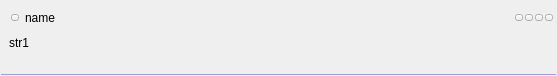
<?xml version="1.0" encoding="UTF-8"?>
<ui version="4.0">
 <class>TreeElement_Epg_No</class>
 <widget class="QWidget" name="TreeElement_Epg_No">
  <property name="geometry">
   <rect>
    <x>0</x>
    <y>0</y>
    <width>557</width>
    <height>76</height>
   </rect>
  </property>
  <property name="sizePolicy">
   <sizepolicy hsizetype="Expanding" vsizetype="Minimum">
    <horstretch>0</horstretch>
    <verstretch>0</verstretch>
   </sizepolicy>
  </property>
  <property name="contextMenuPolicy">
   <enum>Qt::NoContextMenu</enum>
  </property>
  <property name="windowTitle">
   <string notr="true"/>
  </property>
  <layout class="QGridLayout" name="gridLayout">
   <property name="leftMargin">
    <number>0</number>
   </property>
   <property name="topMargin">
    <number>0</number>
   </property>
   <property name="rightMargin">
    <number>0</number>
   </property>
   <property name="bottomMargin">
    <number>0</number>
   </property>
   <property name="spacing">
    <number>0</number>
   </property>
   <item row="0" column="0">
    <layout class="QHBoxLayout" name="horizontalLayout_4">
     <property name="spacing">
      <number>0</number>
     </property>
     <property name="topMargin">
      <number>2</number>
     </property>
     <property name="rightMargin">
      <number>4</number>
     </property>
     <property name="bottomMargin">
      <number>2</number>
     </property>
     <item>
      <spacer name="horizontalSpacer">
       <property name="orientation">
        <enum>Qt::Horizontal</enum>
       </property>
       <property name="sizeType">
        <enum>QSizePolicy::Fixed</enum>
       </property>
       <property name="sizeHint" stdset="0">
        <size>
         <width>3</width>
         <height>20</height>
        </size>
       </property>
      </spacer>
     </item>
     <item alignment="Qt::AlignVCenter">
      <widget class="CLogoView" name="m_Logo" native="true">
       <property name="sizePolicy">
        <sizepolicy hsizetype="Preferred" vsizetype="Expanding">
         <horstretch>0</horstretch>
         <verstretch>0</verstretch>
        </sizepolicy>
       </property>
       <property name="contextMenuPolicy">
        <enum>Qt::NoContextMenu</enum>
       </property>
      </widget>
     </item>
    </layout>
   </item>
   <item row="2" column="0" colspan="2">
    <widget class="Line" name="line">
     <property name="sizePolicy">
      <sizepolicy hsizetype="Expanding" vsizetype="Fixed">
       <horstretch>0</horstretch>
       <verstretch>0</verstretch>
      </sizepolicy>
     </property>
     <property name="minimumSize">
      <size>
       <width>0</width>
       <height>1</height>
      </size>
     </property>
     <property name="contextMenuPolicy">
      <enum>Qt::NoContextMenu</enum>
     </property>
     <property name="autoFillBackground">
      <bool>false</bool>
     </property>
     <property name="styleSheet">
      <string notr="true">QFrame {
    border:0px;
padding: 0px;
margin: 1px;
background-color:rgba(158, 158, 220,255);
}</string>
     </property>
     <property name="frameShadow">
      <enum>QFrame::Plain</enum>
     </property>
     <property name="lineWidth">
      <number>1</number>
     </property>
     <property name="midLineWidth">
      <number>0</number>
     </property>
     <property name="orientation">
      <enum>Qt::Horizontal</enum>
     </property>
    </widget>
   </item>
   <item row="0" column="1">
    <widget class="QWidget" name="m_Cursor" native="true">
     <property name="sizePolicy">
      <sizepolicy hsizetype="Expanding" vsizetype="Expanding">
       <horstretch>0</horstretch>
       <verstretch>0</verstretch>
      </sizepolicy>
     </property>
     <layout class="QVBoxLayout" name="verticalLayout">
      <property name="spacing">
       <number>0</number>
      </property>
      <property name="leftMargin">
       <number>2</number>
      </property>
      <property name="topMargin">
       <number>0</number>
      </property>
      <property name="rightMargin">
       <number>2</number>
      </property>
      <property name="bottomMargin">
       <number>1</number>
      </property>
      <item>
       <layout class="QHBoxLayout" name="horizontalLayout_Str1">
        <property name="spacing">
         <number>6</number>
        </property>
        <property name="sizeConstraint">
         <enum>QLayout::SetDefaultConstraint</enum>
        </property>
        <property name="leftMargin">
         <number>2</number>
        </property>
        <item>
         <widget class="CSkinButton" name="m_FavButton">
          <property name="sizePolicy">
           <sizepolicy hsizetype="Fixed" vsizetype="Fixed">
            <horstretch>0</horstretch>
            <verstretch>0</verstretch>
           </sizepolicy>
          </property>
          <property name="focusPolicy">
           <enum>Qt::NoFocus</enum>
          </property>
          <property name="text">
           <string notr="true"/>
          </property>
          <property name="iconSize">
           <size>
            <width>0</width>
            <height>0</height>
           </size>
          </property>
          <property name="checkable">
           <bool>true</bool>
          </property>
          <property name="checked">
           <bool>false</bool>
          </property>
          <property name="skinImage" stdset="0">
           <stringlist notr="true">
            <string>src=&quot;img\tree\star-off.png&quot; statecount=&quot;1&quot; duration=&quot;0&quot; autoScale=&quot;0&quot;</string>
            <string>checked=&quot;1&quot; src=&quot;img\tree\star-on.png&quot; statecount=&quot;1&quot; duration=&quot;0&quot; autoScale=&quot;0&quot;</string>
           </stringlist>
          </property>
         </widget>
        </item>
        <item>
         <widget class="CSkinOneLineText" name="m_Name">
          <property name="sizePolicy">
           <sizepolicy hsizetype="Expanding" vsizetype="Expanding">
            <horstretch>0</horstretch>
            <verstretch>0</verstretch>
           </sizepolicy>
          </property>
          <property name="text">
           <string>name</string>
          </property>
          <property name="addheight" stdset="0">
           <number>2</number>
          </property>
         </widget>
        </item>
        <item>
         <widget class="QWidget" name="m_ExtButtonContainer" native="true">
          <property name="sizePolicy">
           <sizepolicy hsizetype="Minimum" vsizetype="Expanding">
            <horstretch>0</horstretch>
            <verstretch>0</verstretch>
           </sizepolicy>
          </property>
          <layout class="QHBoxLayout" name="horizontalLayout_5">
           <property name="spacing">
            <number>2</number>
           </property>
           <property name="leftMargin">
            <number>0</number>
           </property>
           <property name="topMargin">
            <number>0</number>
           </property>
           <property name="rightMargin">
            <number>2</number>
           </property>
           <property name="bottomMargin">
            <number>0</number>
           </property>
           <item>
            <widget class="CSkinButton" name="m_ExtButton1">
             <property name="focusPolicy">
              <enum>Qt::NoFocus</enum>
             </property>
             <property name="text">
              <string notr="true"/>
             </property>
             <property name="iconSize">
              <size>
               <width>0</width>
               <height>0</height>
              </size>
             </property>
             <property name="checkable">
              <bool>false</bool>
             </property>
            </widget>
           </item>
           <item>
            <widget class="CSkinButton" name="m_ExtButton2">
             <property name="focusPolicy">
              <enum>Qt::NoFocus</enum>
             </property>
             <property name="text">
              <string notr="true"/>
             </property>
             <property name="iconSize">
              <size>
               <width>0</width>
               <height>0</height>
              </size>
             </property>
             <property name="checkable">
              <bool>false</bool>
             </property>
            </widget>
           </item>
           <item>
            <widget class="CSkinButton" name="m_ExtButton3">
             <property name="focusPolicy">
              <enum>Qt::NoFocus</enum>
             </property>
             <property name="text">
              <string notr="true"/>
             </property>
             <property name="iconSize">
              <size>
               <width>0</width>
               <height>0</height>
              </size>
             </property>
             <property name="checkable">
              <bool>false</bool>
             </property>
            </widget>
           </item>
           <item>
            <widget class="CSkinButton" name="m_ExtButton4">
             <property name="focusPolicy">
              <enum>Qt::NoFocus</enum>
             </property>
             <property name="text">
              <string notr="true"/>
             </property>
             <property name="iconSize">
              <size>
               <width>0</width>
               <height>0</height>
              </size>
             </property>
             <property name="checkable">
              <bool>false</bool>
             </property>
            </widget>
           </item>
          </layout>
         </widget>
        </item>
       </layout>
      </item>
      <item>
       <widget class="CSkinOneLineText" name="m_Address">
        <property name="sizePolicy">
         <sizepolicy hsizetype="Expanding" vsizetype="Expanding">
          <horstretch>0</horstretch>
          <verstretch>0</verstretch>
         </sizepolicy>
        </property>
        <property name="text">
         <string>str1</string>
        </property>
        <property name="alignment">
         <set>Qt::AlignLeading|Qt::AlignLeft|Qt::AlignTop</set>
        </property>
        <property name="brightness" stdset="0">
         <number>-25</number>
        </property>
       </widget>
      </item>
     </layout>
    </widget>
   </item>
  </layout>
 </widget>
 <customwidgets>
  <customwidget>
   <class>CSkinOneLineText</class>
   <extends>QLabel</extends>
   <header>skinonelinetext.h</header>
  </customwidget>
  <customwidget>
   <class>CSkinButton</class>
   <extends>QToolButton</extends>
   <header>skinbutton.h</header>
  </customwidget>
  <customwidget>
   <class>CLogoView</class>
   <extends>QWidget</extends>
   <header>logoview.h</header>
  </customwidget>
 </customwidgets>
 <resources/>
 <connections/>
</ui>
